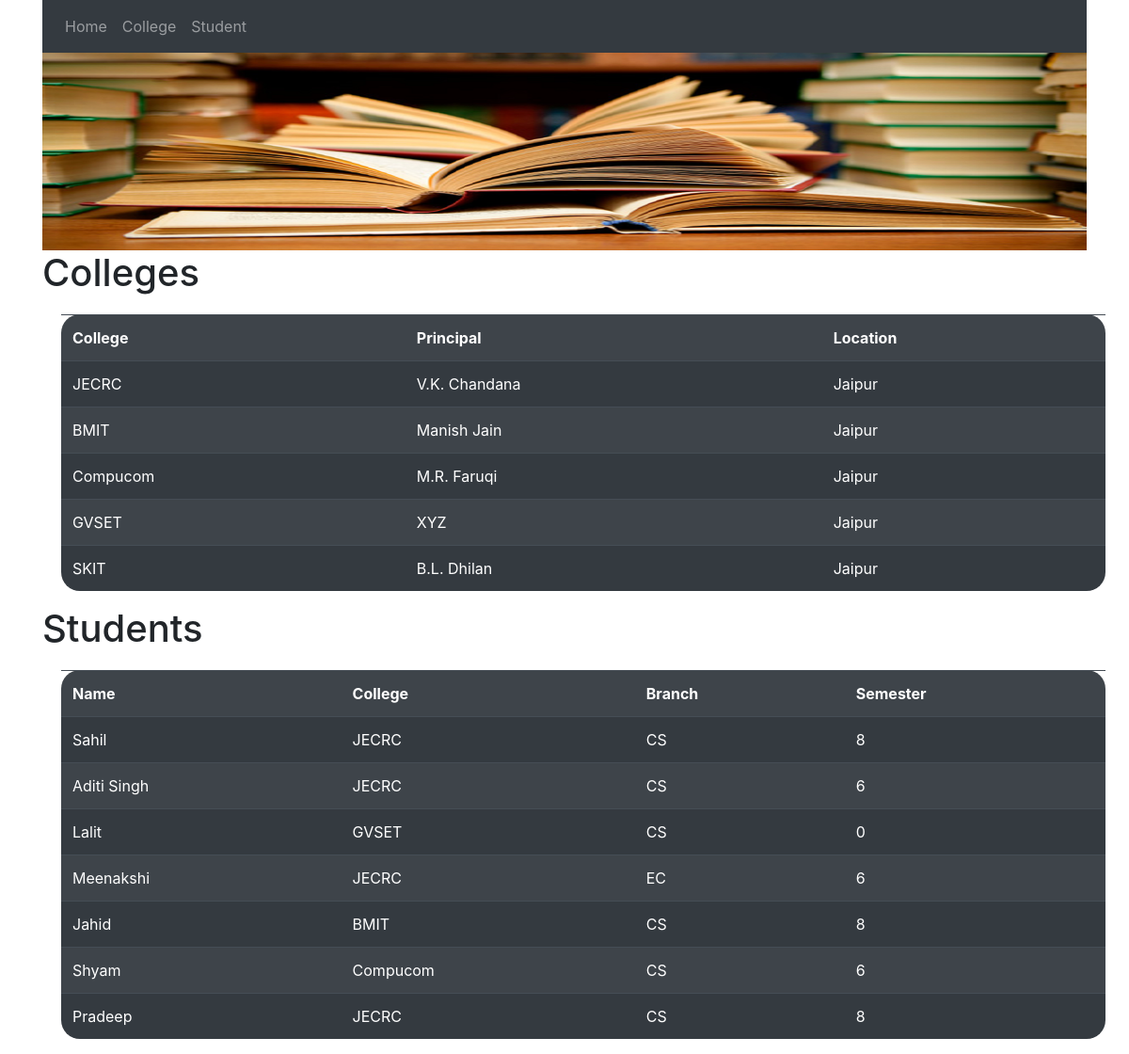
The page / on the database its author committed.
### School/models.py (models this page shows, shortened)
class College(models.Model):
    name=models.CharField(max_length=256)
    principal=models.CharField(max_length=256)
    location=models.CharField(max_length=256)
    collegeimage=models.ImageField(upload_to='college/')
    def __str__(self):
        return self.name

class Student(models.Model):
    name=models.CharField(max_length=128)
    college=models.ForeignKey(College,on_delete=models.CASCADE)
    branch=models.CharField(max_length=256)
    semester=models.IntegerField()
    studentimage=models.ImageField(upload_to='student/')

### School/views.py (the view)
# urls.py: 2. Add a URL to urlpatterns:  path('', Home.as_view(), name='home')
def Home(request):
    college_data=College.objects.all()
    student_data=Student.objects.all()
    return render(request,'School/Home.html',{'CK':college_data,'SK':student_data})

### templates/School/Home.html (shortened to what this page needs)
<!DOCTYPE html>
{% load static %}
<html lang="en" dir="ltr">
  <head>
    <link rel="stylesheet" href="https://stackpath.bootstrapcdn.com/bootstrap/4.4.1/css/bootstrap.min.css">
  </head>
  <body>
    <div class="container">
        <nav class="navbar navbar-expand-lg navbar-dark bg-dark">
          <ul class="navbar-nav">
            <li class="nav-item"><a class="nav-link" href="{% url 'home' %}">Home</a></li>
            <li class="nav-item"><a class="nav-link" href="{% url 'college' %}">College</a></li>
            <li class="nav-item"><a class="nav-link" href="{% url 'student' %}">Student</a></li>
          </ul>
        </nav>
    </div>
    <div class="container">
      <img class="myimage" src="{% static 'images/acad3.png' %}" alt="Not Found">
    </div>
    <div class="container">
    <h1>Colleges</h1>
    <table class='table table-striped table-hover table-dark'>
      <tr>
        <th>College</th>
        <th>Principal</th>
        <th>Location</th>
      </tr>
      {% for data in CK %}
      <tr>
        <td>{{data.name}}</td>
        <td>{{data.principal}}</td>
        <td>{{data.location}}</td>
      </tr>
      {% endfor %}
    </table>
  </div>
    <div class="container">
    <h1>Students</h1>
    <table class='table table-striped table-hover table-dark'>
      <tr>
        <th>Name</th>
        <th>College</th>
        <th>Branch</th>
        <th>Semester</th>
      </tr>
      {% for data in SK %}
      <tr>
        <td>{{data.name}}</td>
        <td>{{data.college}}</td>
        <td>{{data.branch}}</td>
        <td>{{data.semester}}</td>
      </tr>
      {% endfor %}
    </table>
  </div>
  </body>
</html>

### templates/School/Home.html (style rules this page uses)
table { border-radius: 20px; margin:20px; }
.myimage { width: 100%; height: 210px; }

### rows shown on the page
College: name "JECRC", principal "V.K. Chandana", location "Jaipur"
College: name "BMIT", principal "Manish Jain", location "Jaipur"
College: name "Compucom", principal "M.R. Faruqi", location "Jaipur"
College: name "GVSET", principal "XYZ", location "Jaipur"
College: name "SKIT", principal "B.L. Dhilan", location "Jaipur"
Student: name "Sahil", college "JECRC", branch "CS", semester "8"
Student: name "Aditi Singh", college "JECRC", branch "CS", semester "6"
Student: name "Lalit", college "GVSET", branch "CS", semester "0"
Student: name "Meenakshi", college "JECRC", branch "EC", semester "6"
Student: name "Jahid", college "BMIT", branch "CS", semester "8"
Student: name "Shyam", college "Compucom", branch "CS", semester "6"
Student: name "Pradeep", college "JECRC", branch "CS", semester "8"
